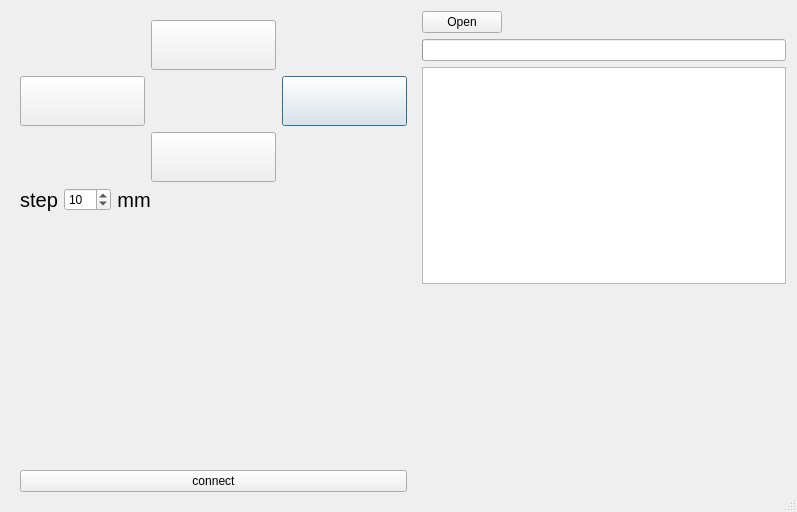
<?xml version="1.0" encoding="UTF-8"?>
<ui version="4.0">
 <class>Dialog</class>
 <widget class="QDialog" name="Dialog">
  <property name="geometry">
   <rect>
    <x>0</x>
    <y>0</y>
    <width>797</width>
    <height>512</height>
   </rect>
  </property>
  <property name="windowTitle">
   <string>Dialog</string>
  </property>
  <property name="sizeGripEnabled">
   <bool>true</bool>
  </property>
  <layout class="QHBoxLayout" name="horizontalLayout_3">
   <item>
    <widget class="QWidget" name="widget" native="true">
     <property name="maximumSize">
      <size>
       <width>420</width>
       <height>16777215</height>
      </size>
     </property>
     <layout class="QVBoxLayout" name="verticalLayout_3">
      <item>
       <layout class="QGridLayout" name="gridLayout">
        <item row="2" column="2">
         <spacer name="horizontalSpacer_5">
          <property name="orientation">
           <enum>Qt::Horizontal</enum>
          </property>
          <property name="sizeHint" stdset="0">
           <size>
            <width>40</width>
            <height>20</height>
           </size>
          </property>
         </spacer>
        </item>
        <item row="0" column="2">
         <spacer name="horizontalSpacer_3">
          <property name="orientation">
           <enum>Qt::Horizontal</enum>
          </property>
          <property name="sizeHint" stdset="0">
           <size>
            <width>40</width>
            <height>20</height>
           </size>
          </property>
         </spacer>
        </item>
        <item row="2" column="0">
         <spacer name="horizontalSpacer_4">
          <property name="orientation">
           <enum>Qt::Horizontal</enum>
          </property>
          <property name="sizeHint" stdset="0">
           <size>
            <width>40</width>
            <height>20</height>
           </size>
          </property>
         </spacer>
        </item>
        <item row="1" column="2">
         <widget class="QPushButton" name="xAxisrigh">
          <property name="sizePolicy">
           <sizepolicy hsizetype="Fixed" vsizetype="Fixed">
            <horstretch>0</horstretch>
            <verstretch>0</verstretch>
           </sizepolicy>
          </property>
          <property name="minimumSize">
           <size>
            <width>125</width>
            <height>50</height>
           </size>
          </property>
          <property name="text">
           <string/>
          </property>
          <property name="icon">
           <iconset resource="../../icons.qrc">
            <normaloff>:/icons/arrow-right-b.png</normaloff>:/icons/arrow-right-b.png</iconset>
          </property>
          <property name="iconSize">
           <size>
            <width>30</width>
            <height>30</height>
           </size>
          </property>
         </widget>
        </item>
        <item row="0" column="0">
         <spacer name="horizontalSpacer_2">
          <property name="orientation">
           <enum>Qt::Horizontal</enum>
          </property>
          <property name="sizeHint" stdset="0">
           <size>
            <width>40</width>
            <height>20</height>
           </size>
          </property>
         </spacer>
        </item>
        <item row="1" column="1">
         <spacer name="horizontalSpacer">
          <property name="orientation">
           <enum>Qt::Horizontal</enum>
          </property>
          <property name="sizeHint" stdset="0">
           <size>
            <width>40</width>
            <height>20</height>
           </size>
          </property>
         </spacer>
        </item>
        <item row="0" column="1">
         <widget class="QPushButton" name="yAxisup">
          <property name="sizePolicy">
           <sizepolicy hsizetype="Fixed" vsizetype="Fixed">
            <horstretch>0</horstretch>
            <verstretch>0</verstretch>
           </sizepolicy>
          </property>
          <property name="minimumSize">
           <size>
            <width>125</width>
            <height>50</height>
           </size>
          </property>
          <property name="text">
           <string/>
          </property>
          <property name="icon">
           <iconset resource="../../icons.qrc">
            <normaloff>:/icons/arrow-up-b.png</normaloff>:/icons/arrow-up-b.png</iconset>
          </property>
          <property name="iconSize">
           <size>
            <width>30</width>
            <height>30</height>
           </size>
          </property>
         </widget>
        </item>
        <item row="2" column="1">
         <widget class="QPushButton" name="yAxisdown">
          <property name="sizePolicy">
           <sizepolicy hsizetype="Fixed" vsizetype="Fixed">
            <horstretch>0</horstretch>
            <verstretch>0</verstretch>
           </sizepolicy>
          </property>
          <property name="minimumSize">
           <size>
            <width>125</width>
            <height>50</height>
           </size>
          </property>
          <property name="text">
           <string/>
          </property>
          <property name="icon">
           <iconset resource="../../icons.qrc">
            <normaloff>:/icons/arrow-down-b.png</normaloff>:/icons/arrow-down-b.png</iconset>
          </property>
          <property name="iconSize">
           <size>
            <width>30</width>
            <height>30</height>
           </size>
          </property>
         </widget>
        </item>
        <item row="1" column="0">
         <widget class="QPushButton" name="xAxisleft">
          <property name="sizePolicy">
           <sizepolicy hsizetype="Fixed" vsizetype="Fixed">
            <horstretch>0</horstretch>
            <verstretch>0</verstretch>
           </sizepolicy>
          </property>
          <property name="minimumSize">
           <size>
            <width>125</width>
            <height>50</height>
           </size>
          </property>
          <property name="text">
           <string/>
          </property>
          <property name="icon">
           <iconset resource="../../icons.qrc">
            <normaloff>:/icons/arrow-left-b.png</normaloff>:/icons/arrow-left-b.png</iconset>
          </property>
          <property name="iconSize">
           <size>
            <width>30</width>
            <height>30</height>
           </size>
          </property>
         </widget>
        </item>
       </layout>
      </item>
      <item>
       <layout class="QHBoxLayout" name="horizontalLayout_2">
        <item>
         <widget class="QLabel" name="label_11">
          <property name="font">
           <font>
            <pointsize>15</pointsize>
           </font>
          </property>
          <property name="text">
           <string>step</string>
          </property>
          <property name="alignment">
           <set>Qt::AlignCenter</set>
          </property>
         </widget>
        </item>
        <item>
         <widget class="QSpinBox" name="stepbox">
          <property name="maximum">
           <number>100</number>
          </property>
          <property name="singleStep">
           <number>0</number>
          </property>
          <property name="value">
           <number>10</number>
          </property>
         </widget>
        </item>
        <item>
         <widget class="QLabel" name="label_12">
          <property name="font">
           <font>
            <pointsize>15</pointsize>
           </font>
          </property>
          <property name="text">
           <string>mm</string>
          </property>
          <property name="alignment">
           <set>Qt::AlignCenter</set>
          </property>
         </widget>
        </item>
        <item>
         <spacer name="horizontalSpacer_7">
          <property name="orientation">
           <enum>Qt::Horizontal</enum>
          </property>
          <property name="sizeHint" stdset="0">
           <size>
            <width>40</width>
            <height>20</height>
           </size>
          </property>
         </spacer>
        </item>
       </layout>
      </item>
      <item>
       <spacer name="verticalSpacer">
        <property name="orientation">
         <enum>Qt::Vertical</enum>
        </property>
        <property name="sizeHint" stdset="0">
         <size>
          <width>20</width>
          <height>40</height>
         </size>
        </property>
       </spacer>
      </item>
      <item>
       <widget class="QPushButton" name="unlockMachine">
        <property name="text">
         <string>connect</string>
        </property>
       </widget>
      </item>
     </layout>
    </widget>
   </item>
   <item>
    <layout class="QVBoxLayout" name="verticalLayout_2">
     <item>
      <layout class="QHBoxLayout" name="horizontalLayout">
       <item>
        <widget class="QPushButton" name="openGcodeFile">
         <property name="text">
          <string>Open</string>
         </property>
        </widget>
       </item>
       <item>
        <spacer name="horizontalSpacer_6">
         <property name="orientation">
          <enum>Qt::Horizontal</enum>
         </property>
         <property name="sizeHint" stdset="0">
          <size>
           <width>40</width>
           <height>20</height>
          </size>
         </property>
        </spacer>
       </item>
      </layout>
     </item>
     <item>
      <widget class="QProgressBar" name="progressBar"/>
     </item>
     <item>
      <widget class="QListWidget" name="gcodeList"/>
     </item>
     <item>
      <spacer name="verticalSpacer_4">
       <property name="orientation">
        <enum>Qt::Vertical</enum>
       </property>
       <property name="sizeHint" stdset="0">
        <size>
         <width>20</width>
         <height>40</height>
        </size>
       </property>
      </spacer>
     </item>
    </layout>
   </item>
  </layout>
 </widget>
 <resources>
  <include location="../../icons.qrc"/>
 </resources>
 <connections/>
</ui>
